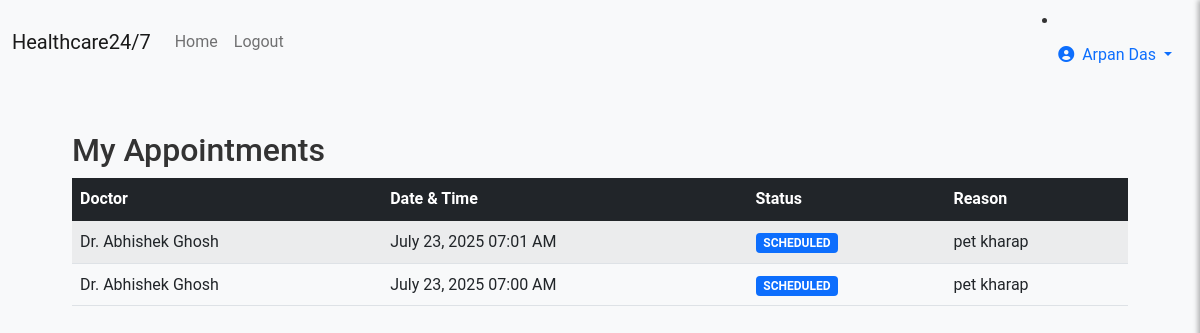
/patient/appointments (signed in), run on the app's committed database.
### models.py (models this page shows, shortened)
class User(UserMixin, db.Model):
    __tablename__ = 'users'
    id = db.Column(db.Integer, primary_key=True)
    username = db.Column(db.String(80), unique=True, nullable=False)
    email = db.Column(db.String(120), unique=True, nullable=False)
    password_hash = db.Column(db.String(256), nullable=False)
    first_name = db.Column(db.String(50), nullable=False)
    last_name = db.Column(db.String(50), nullable=False)
    phone = db.Column(db.String(20))
    address = db.Column(db.Text)
    date_of_birth = db.Column(db.Date)
    gender = db.Column(db.String(10))
    user_type = db.Column(db.String(20), nullable=False, default='patient')
    specialty = db.Column(db.String(100))  # For doctors
    license_number = db.Column(db.String(50))  # For medical staff
    department = db.Column(db.String(100))
    profile_picture = db.Column(db.String(200))
    is_active = db.Column(db.Boolean, default=True)
    created_at = db.Column(db.DateTime, default=datetime.utcnow)
    updated_at = db.Column(db.DateTime, default=datetime.utcnow, onupdate=datetime.utcnow)
    patient_appointments = db.relationship('Appointment', foreign_keys='Appointment.patient_id', backref='patient', lazy='dynamic')
    doctor_appointments = db.relationship('Appointment', foreign_keys='Appointment.doctor_id', backref='doctor', lazy='dynamic')
    sent_messages = db.relationship('Message', foreign_keys='Message.sender_id', backref='sender', lazy='dynamic')
    received_messages = db.relationship('Message', foreign_keys='Message.recipient_id', backref='recipient', lazy='dynamic')
    medical_records = db.relationship('MedicalRecord', backref='patient', lazy='dynamic', foreign_keys='MedicalRecord.patient_id')
    @property
    def full_name(self):
        return f"{self.first_name} {self.last_name}"
    def is_staff(self):
        return self.user_type in ['doctor', 'nurse', 'admin']

class Appointment(db.Model):
    __tablename__ = 'appointments'
    id = db.Column(db.Integer, primary_key=True)
    patient_id = db.Column(db.Integer, db.ForeignKey('users.id'), nullable=False)
    doctor_id = db.Column(db.Integer, db.ForeignKey('users.id'), nullable=False)
    appointment_date = db.Column(db.DateTime, nullable=False)
    duration_minutes = db.Column(db.Integer, default=30)
    reason = db.Column(db.String(200))
    notes = db.Column(db.Text)
    status = db.Column(db.String(20), default='scheduled')
    fee_amount = db.Column(db.Numeric(10, 2))
    payment_status = db.Column(db.String(20), default='pending')  # 'pending', 'paid', 'refunded'
    created_at = db.Column(db.DateTime, default=datetime.utcnow)
    updated_at = db.Column(db.DateTime, default=datetime.utcnow, onupdate=datetime.utcnow)

### routes.py (the view)
@app.route('/patient/appointments')
@login_required
def patient_appointments():
    if current_user.is_staff():
        return redirect(url_for('staff_dashboard'))
    filter_type = request.args.get('filter', 'all')
    query = Appointment.query.filter_by(patient_id=current_user.id)
    if filter_type == 'upcoming':
        query = query.filter(Appointment.appointment_date > datetime.utcnow())
    appointments = query.order_by(Appointment.appointment_date.desc()).all()
    return render_template('patient_appointments.html', appointments=appointments)

### app.py (called while the page is built)
@login_manager.user_loader
def load_user(user_id):
    from models import User
    return User.query.get(int(user_id))

### templates/patient_appointments.html (shortened to what this page needs)
{% extends "base.html" %}
{% block content %}
<div class="container my-5">
    <h2>My Appointments</h2>
    {% if appointments %}
        <table class="table table-striped table-hover align-middle">
            <thead class="table-dark">
                <tr>
                    <th>Doctor</th>
                    <th>Date & Time</th>
                    <th>Status</th>
                    <th>Reason</th>
                </tr>
            </thead>
            <tbody>
                {% for appointment in appointments %}
                <tr>
                    <td>Dr. {{ appointment.doctor.full_name }}</td>
                    <td>{{ appointment.appointment_date.strftime('%B %d, %Y %I:%M %p') }}</td>
                    <td>
                        {% if appointment.status == 'scheduled' %}
                            <span class="badge bg-primary text-uppercase">{{ appointment.status }}</span>
                        {% elif appointment.status == 'confirmed' %}
                            <span class="badge bg-success text-uppercase">{{ appointment.status }}</span>
                        {% elif appointment.status == 'cancelled' %}
                            <span class="badge bg-danger text-uppercase">{{ appointment.status }}</span>
                        {% else %}
                            <span class="badge bg-secondary text-uppercase">{{ appointment.status }}</span>
                        {% endif %}
                    </td>
                    <td>{{ appointment.reason }}</td>
                </tr>
                {% endfor %}
            </tbody>
        </table>
    {% else %}
        <div class="alert alert-info text-center">
            No appointments found.
        </div>
    {% endif %}
</div>
{% endblock %}

### templates/base.html (shortened to what this page needs)
<!DOCTYPE html>
<html lang="en">
<head>
    <link href="https://cdn.jsdelivr.net/npm/bootstrap@5.1.3/dist/css/bootstrap.min.css" rel="stylesheet" />
    <link rel="stylesheet" href="https://cdnjs.cloudflare.com/ajax/libs/font-awesome/6.0.0/css/all.min.css" />
    <link rel="stylesheet" href="{{ url_for('static', filename='css/styles.css') }}" />
</head>
<body>
    <nav class="navbar navbar-expand-lg navbar-light bg-light mb-3">
        <div class="container-fluid">
            <a class="navbar-brand" href="{{ url_for('index') }}">Healthcare24/7</a>
            <div class="collapse navbar-collapse" id="navbarSupportedContent">
                <ul class="navbar-nav me-auto mb-2 mb-lg-0">
                    {% if current_user.is_authenticated %}
                        <li class="nav-item">
                            <a class="nav-link" href="{{ url_for('index') }}">Home</a>
                        </li>
                        <li class="nav-item">
                            <a class="nav-link" href="{{ url_for('logout') }}">Logout</a>
                        </li>
                    {% endif %}
                </ul>
                {% if current_user.is_authenticated %}
                <li class="nav-item dropdown">
                    <a class="nav-link dropdown-toggle" href="javascript:void(0);" id="userDropdown" role="button" data-bs-toggle="dropdown" aria-expanded="false">
                        <i class="fas fa-user-circle me-1"></i> {{ current_user.full_name }}
                    </a>
                </li>
                {% endif %}
            </div>
        </div>
    </nav>
    {% block content %}{% endblock %}
</body>
</html>

### static/css/styles.css (style rules this page uses)
* { box-sizing: border-box; margin: 0; padding: 0; }
body { font-family: 'Roboto', Arial, sans-serif; background-color: #f8f9fa; color: #333; line-height: 1.6; }
.container { width: 90%; max-width: 1200px; margin: 0 auto; }

### data on the page
User: full_name "Arpan Das"
Appointment: doctor.full_name "Abhishek Ghosh", appointment_date "July 23, 2025 07:01 AM", status "SCHEDULED", reason "pet kharap"
Appointment: doctor.full_name "Abhishek Ghosh", appointment_date "July 23, 2025 07:00 AM", status "SCHEDULED", reason "pet kharap"
